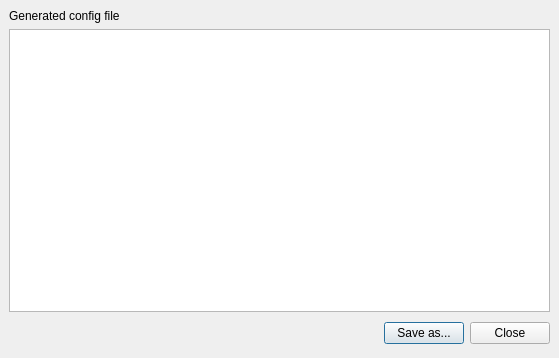
<ui version="4.0" >
 <author></author>
 <comment></comment>
 <exportmacro></exportmacro>
 <class>QGenerateDialog</class>
 <widget class="QDialog" name="QGenerateDialog" >
  <property name="geometry" >
   <rect>
    <x>0</x>
    <y>0</y>
    <width>559</width>
    <height>358</height>
   </rect>
  </property>
  <property name="contextMenuPolicy" >
   <enum>Qt::NoContextMenu</enum>
  </property>
  <property name="windowTitle" >
   <string>Generate ALSA config</string>
  </property>
  <property name="windowIcon" >
   <iconset/>
  </property>
  <property name="modal" >
   <bool>true</bool>
  </property>
  <layout class="QVBoxLayout" >
   <property name="margin" >
    <number>9</number>
   </property>
   <property name="spacing" >
    <number>6</number>
   </property>
   <item>
    <widget class="QLabel" name="label" >
     <property name="text" >
      <string>Generated config file</string>
     </property>
     <property name="buddy" >
      <cstring>configBrowser</cstring>
     </property>
    </widget>
   </item>
   <item>
    <widget class="QTextBrowser" name="configBrowser" />
   </item>
   <item>
    <layout class="QHBoxLayout" >
     <property name="margin" >
      <number>0</number>
     </property>
     <property name="spacing" >
      <number>6</number>
     </property>
     <item>
      <spacer>
       <property name="orientation" >
        <enum>Qt::Horizontal</enum>
       </property>
       <property name="sizeHint" >
        <size>
         <width>131</width>
         <height>31</height>
        </size>
       </property>
      </spacer>
     </item>
     <item>
      <widget class="QPushButton" name="saveButton" >
       <property name="text" >
        <string>Save as...</string>
       </property>
      </widget>
     </item>
     <item>
      <widget class="QPushButton" name="cancelButton" >
       <property name="text" >
        <string>Close</string>
       </property>
      </widget>
     </item>
    </layout>
   </item>
  </layout>
 </widget>
 <layoutdefault spacing="6" margin="9" />
 <pixmapfunction></pixmapfunction>
 <tabstops>
  <tabstop>configBrowser</tabstop>
  <tabstop>saveButton</tabstop>
  <tabstop>cancelButton</tabstop>
 </tabstops>
 <resources/>
 <connections>
  <connection>
   <sender>cancelButton</sender>
   <signal>clicked()</signal>
   <receiver>QGenerateDialog</receiver>
   <slot>reject()</slot>
   <hints>
    <hint type="sourcelabel" >
     <x>461</x>
     <y>316</y>
    </hint>
    <hint type="destinationlabel" >
     <x>179</x>
     <y>118</y>
    </hint>
   </hints>
  </connection>
 </connections>
</ui>
